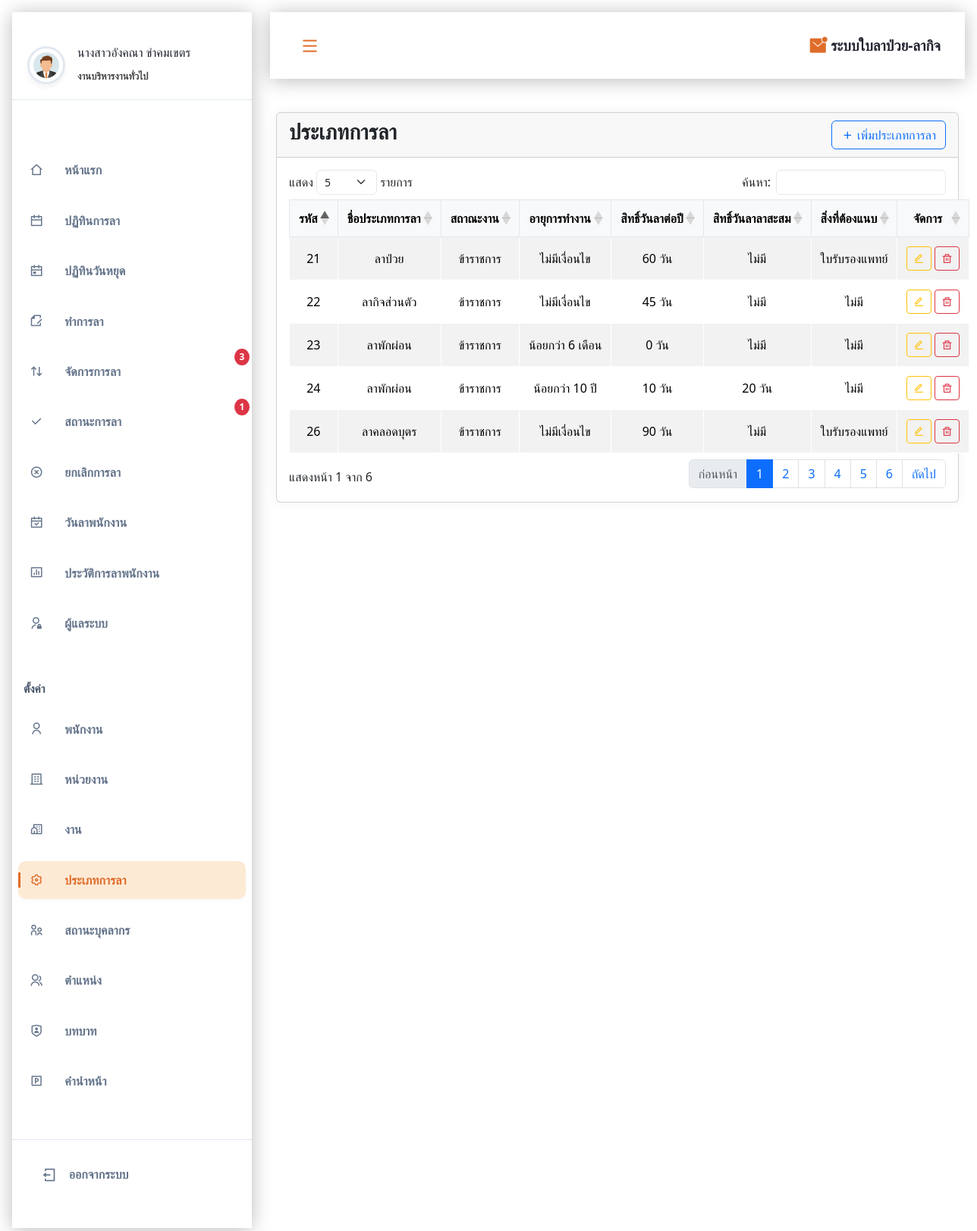
The page /admin/leavetype.php (signed in) on the database its author committed.
### tables this page shows
CREATE TABLE IF NOT EXISTS `leavetype` (
  `leavetypeid` int NOT NULL AUTO_INCREMENT,
  `leavetypename` varchar(100) DEFAULT NULL,
  `staffid` int NOT NULL,
  `leaveofyear` int NOT NULL,
  `stackleaveday` int NOT NULL,
  `workage` int NOT NULL,
  `workageday` int NOT NULL,
  `nameform` varchar(255) DEFAULT NULL,
  `minleaveday` int DEFAULT NULL,
  `workage_type` varchar(50) DEFAULT NULL,
  PRIMARY KEY (`leavetypeid`),
  KEY `staffid` (`staffid`),
  CONSTRAINT `leavetype_ibfk_1` FOREIGN KEY (`staffid`) REFERENCES `staffstatus` (`staffid`)
);

CREATE TABLE IF NOT EXISTS `staffstatus` (
  `staffid` int NOT NULL AUTO_INCREMENT,
  `staffname` varchar(100) DEFAULT NULL,
  PRIMARY KEY (`staffid`)
);

### admin/leavetype.php (the view, shortened to what this page needs)
<!DOCTYPE html>
<html lang="en">
<head>
    <link rel="stylesheet" href="https://cdnjs.cloudflare.com/ajax/libs/remixicon/4.2.0/remixicon.css">
    <link rel="stylesheet" href="assets/css/styles.css">
    <link rel="stylesheet" href="https://cdn.jsdelivr.net/npm/fullcalendar@5.11.3/main.min.css">
    <link rel="stylesheet" href="https://cdn.datatables.net/responsive/2.4.1/css/responsive.bootstrap5.min.css">
    <link rel="stylesheet" href="https://cdn.datatables.net/1.13.7/css/dataTables.bootstrap5.min.css">
    <link rel="stylesheet" href="https://cdn.jsdelivr.net/npm/sweetalert2@11/dist/sweetalert2.min.css">
    <link rel="stylesheet" href="assets/css/table.css">
</head>
<body>
    <?php
    include('component/sidebar.php');
    ?>
    <main class="main container3" id="main">
        <div class="card">
            <div class="card-header d-flex justify-content-between align-items-center">
                <h3 class="card-title">ประเภทการลา</h3>
                <button type="button" class="btn btn-outline-primary" data-bs-toggle="modal" data-bs-target="#addLeaveTypeModal">
                    <i class="ri-add-line"></i> เพิ่มประเภทการลา
                </button>
            </div>
            <div class="card-body">
                <table id="leaveTypeTable" class="table table-striped table-bordered dt-responsive nowrap" style="width:100%">
                    <thead>
                        <tr>
                            <th>รหัส</th>
                            <th>ชื่อประเภทการลา</th>
                            <th>สถาณะงาน</th>
                            <th>อายุการทำงาน</th>
                            <th>สิทธิ์วันลาต่อปี</th>
                            <th>สิทธิ์วันลาลาสะสม</th>
                            <th>สิ่งที่ต้องแนบ</th>
                            <th>จัดการ</th>
                        </tr>
                    </thead>
                    <tbody>
                        <?php
                        include('conn/conn.php');
                        $sql = "SELECT * FROM leavetype
                                LEFT JOIN staffstatus ON leavetype.staffid = staffstatus.staffid
                                ";
                        $result = mysqli_query($conn, $sql);
                        while ($row = mysqli_fetch_assoc($result)) {
                        ?>
                            <tr>
                                <td><?php echo $row['leavetypeid']; ?></td>
                                <td><?php echo $row['leavetypename']; ?></td>
                                <td><?php echo $row['staffname']; ?></td>
                                <td>
                                    <?php
                                    if ($row['workage'] == 3) {
                                        echo "ไม่มีเงื่อนไข";
                                    } else {
                                        $workageday = $row['workageday'];
                                        if ($workageday > 12) {
                                            $years = floor($workageday / 12);
                                            echo ($row['workage'] == 1 ? 'มากกว่า ' : 'น้อยกว่า ') . $years . " ปี";
                                        } else {
                                            echo ($row['workage'] == 1 ? 'มากกว่า ' : 'น้อยกว่า ') . $workageday . " เดือน";
                                        }
                                    }
                                    ?>
                                </td>
                                <td><?php echo $row['leaveofyear']; ?> วัน</td>
                                <td><?= $row['stackleaveday'] ? $row['stackleaveday'] . " วัน" : "ไม่มี"; ?></td>
                                <td><?= $row['nameform'] ? $row['nameform'] . "" : "ไม่มี"; ?></td>
                                <td>
                                    <button class="btn btn-sm btn-outline-warning edit-btn"
                                        data-bs-toggle="modal"
                                        data-bs-target="#editLeaveTypeModal"
                                        data-leavetypeid="<?php echo $row['leavetypeid']; ?>"
                                        data-leavetypename="<?php echo $row['leavetypename']; ?>">
                                        <i class="ri-edit-line"></i>
                                    </button>
                                    <button class="btn btn-sm btn-outline-danger" onclick="deleteLeaveType(<?php echo $row['leavetypeid']; ?>)">
                                        <i class="ri-delete-bin-line"></i>
                                    </button>
                                </td>
                            </tr>
                        <?php } ?>
                    </tbody>
                </table>
            </div>
        </div>
    </main>
</body>
</html>

### admin/assets/css/styles.css (style rules this page uses)
:root { --header-height: 3.5rem; --first-color: #df6c2a; --title-color: hsl(228, 18%, 16%); --text-color: hsl(300, 1%, 27%); --body-color: hsl(0, 0%, 100%); --shadow-color: hsla(0, 0%, 0%, 0.275); --body-font: "Poppins", sans-serif; --normal-font-size: 0.938rem; --smaller-font-size: 0.75rem; --tiny-font-size: 0.6rem; --font-regular: 400; --font-semi-bold: 600; --z-tooltip: 10; --z-fixed: 100; }
@media screen and (min-width: 1150px) { :root { --normal-font-size: 1rem; --smaller-font-size: 0.813rem; } }
* { box-sizing: border-box; padding: 0; margin: 0; text-decoration: none; }
body { font-family: var(--body-font); font-size: var(--normal-font-size); background-color: var(--body-color); color: var(--text-color); transition: background-color 0.4s; text-decoration: none; }
button { all: unset; }
.container3 { margin-inline: 1.5rem; }
.main { padding-top: 5rem; }
@media screen and (min-width: 1150px) { .main { padding-left: 340px; padding-top: 8rem; transition: padding 0.4s; } }

### admin/assets/css/table.css (style rules this page uses)
.card { background: #ffffff; border-radius: 15px; box-shadow: 0 0 15px rgba(0, 0, 0, 0.05); margin: 20px 0; }
.card-header { background: #ffffff; padding: 20px; border-bottom: 1px solid #e5e7eb; }
.card-title { color: #000000; margin: 0; font-weight: 600; }
.card-body { padding: 20px; }
.table { width: 100%; margin-bottom: 0; vertical-align: middle; border-color: #e5e7eb; background-color: #ffffff; text-align: center; }
.table thead th { background-color: #f8f9fa; color: #000000; font-weight: 600; padding: 12px; text-align: center !important; border: 1px solid #e5e7eb; vertical-align: middle; }
.table-bordered th, .table-bordered td { border: 1px solid #e5e7eb; background-color: #ffffff; }
.table tbody td { padding: 12px; color: #000000; vertical-align: middle; background-color: #ffffff; text-align: center; }
.table-striped tbody tr:nth-of-type(odd), .table-striped tbody tr:nth-of-type(even) { background-color: #ffffff; }
.table-bordered th, .table-bordered td { border: 1px solid #ffffff; background-color: #ffffff; }

### rows shown on the page
leavetype: leavetypeid "21", leavetypename "ลาป่วย", staffid.staffname "ข้าราชการ", workage "ไม่มีเงื่อนไข", leaveofyear "60", stackleaveday "ไม่มี", nameform "ใบรับรองแพทย์"
leavetype: leavetypeid "22", leavetypename "ลากิจส่วนตัว", staffid.staffname "ข้าราชการ", workage "ไม่มีเงื่อนไข", leaveofyear "45", stackleaveday "ไม่มี", nameform "ไม่มี"
leavetype: leavetypeid "23", leavetypename "ลาพักผ่อน", staffid.staffname "ข้าราชการ", workage "น้อยกว่า", workageday "6", leaveofyear "0", stackleaveday "ไม่มี", nameform "ไม่มี"
leavetype: leavetypeid "24", leavetypename "ลาพักผ่อน", staffid.staffname "ข้าราชการ", workage "น้อยกว่า", workageday "10", leaveofyear "10", stackleaveday "20", nameform "ไม่มี"
leavetype: leavetypeid "26", leavetypename "ลาคลอดบุตร", staffid.staffname "ข้าราชการ", workage "ไม่มีเงื่อนไข", leaveofyear "90", stackleaveday "ไม่มี", nameform "ใบรับรองแพทย์"

### other values the page prints
$userName "นางสาวอังคณา ขำคมเขตร"
$department "งานบริหารงานทั่วไป"
$pending_count "3"
$pending_count "1"
